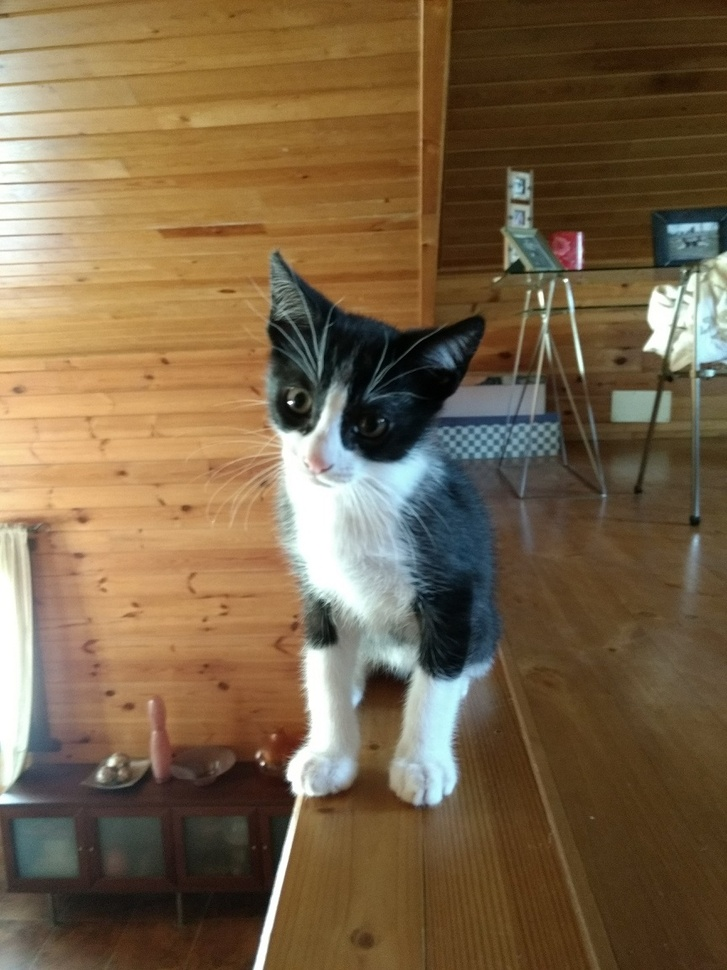
#> input picture images/cat.jpg, 727 x 970 px, shrunk from 864 x 1152 before the run
$ python ThresholdingBgr.py
#> lines starting #> are read from the running program, lines starting #| are printed output that depends on the picture; after the words box and inside, x2 and y2 are one past the last pixel; in counts of white or black regions, pixels touching at a corner belong together
import cv2
from matplotlib import pyplot as plt

def ShowImgWithMatplotlib(colorImg, title, pos):
    imgRGB=colorImg[:, :, ::-1]
    ax=plt.subplot(1, 3, pos)
    plt.imshow(imgRGB)
    plt.title(title)
    plt.axis('off')

fig=plt.figure(figsize=(12, 4))
plt.suptitle("Thresholding BGR images", fontsize=14, fontweight='bold')
fig.patch.set_facecolor('silver')
image=cv2.imread('images/cat.jpg')
#> image is the input picture: shape (970, 727, 3); mean B, G, R 71.9, 100.4, 121.7
ShowImgWithMatplotlib(image, "image", 1)

ret1, thresh1=cv2.threshold(image, 120, 255, cv2.THRESH_BINARY)
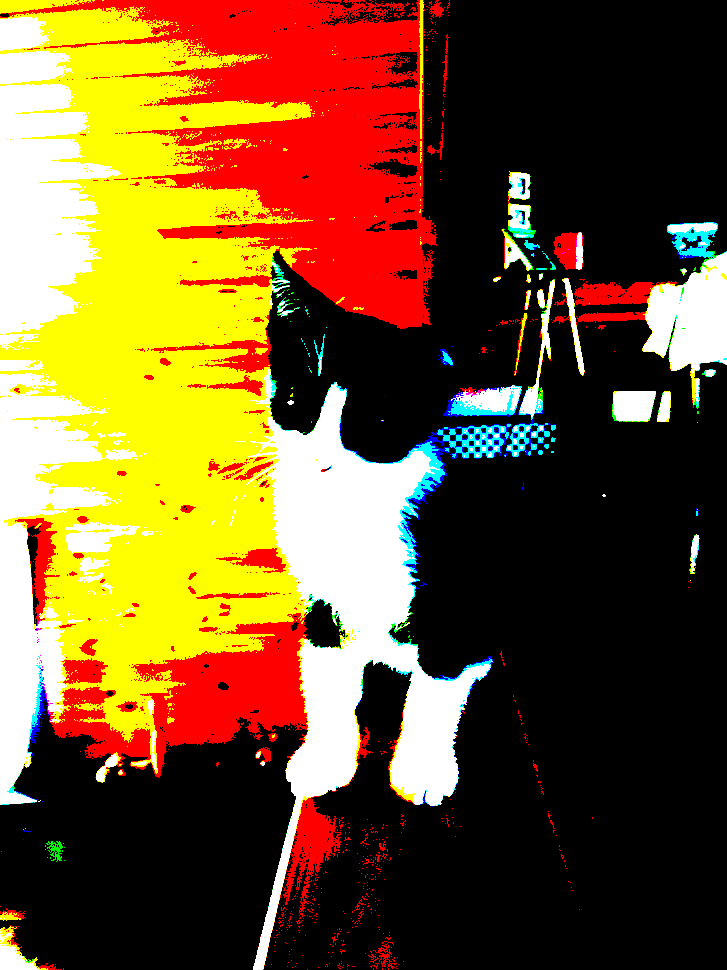
#> thresh1: shape (970, 727, 3); mean B, G, R 40.7, 83.9, 114.9
(b, g, r)=cv2.split(image)
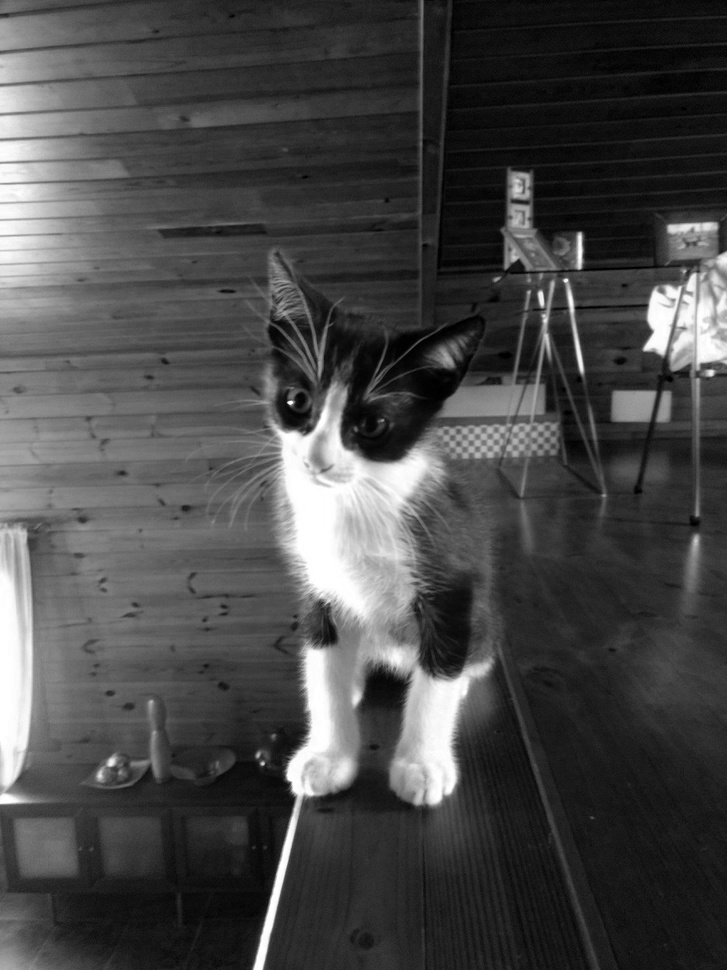
#> b: shape (970, 727); min 0, max 255, mean 71.9
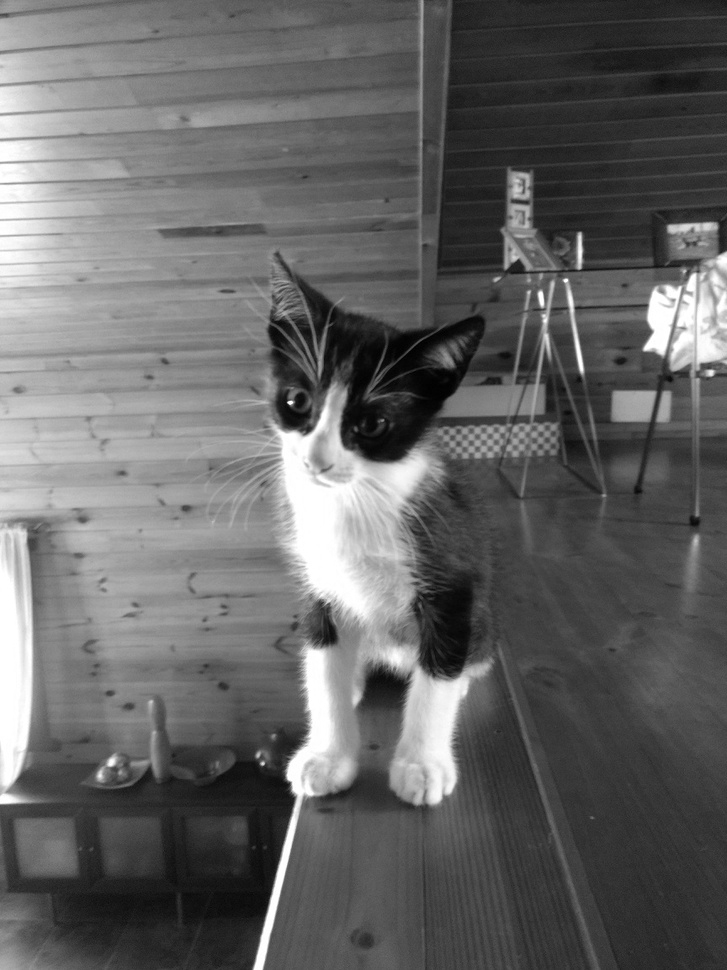
#> g: shape (970, 727); min 0, max 255, mean 100.4
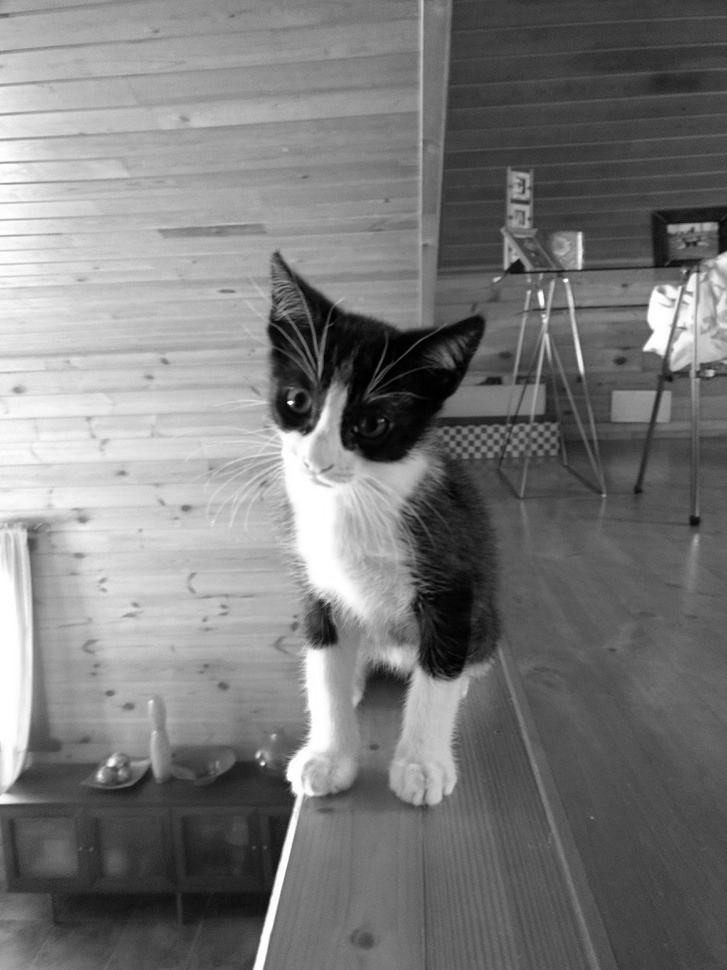
#> r: shape (970, 727); min 0, max 255, mean 121.7
ret2, thresh2=cv2.threshold(b, 120, 255, cv2.THRESH_BINARY)
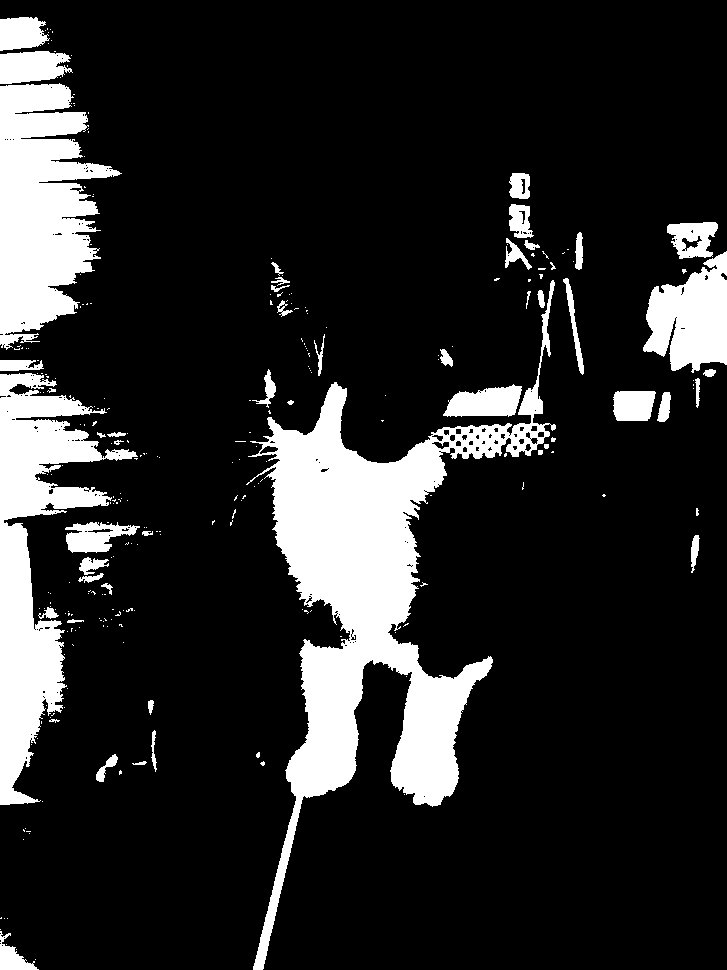
#> thresh2: shape (970, 727); 16% white; 268 white regions (218 under 20 px), largest, box (x1, y1, x2, y2) and area: (246, 280, 556, 970) 49307, (0, 373, 138, 805) 21367, (0, 83, 122, 350) 19691
ret3, thresh3=cv2.threshold(g, 120, 255, cv2.THRESH_BINARY)
#> thresh3: shape (970, 727); 32.9% white; 339 white regions (291 under 20 px), largest, box (x1, y1, x2, y2) and area: (0, 6, 493, 970) 209749, (642, 222, 727, 409) 8414, (448, 385, 522, 416) 1568
ret4, thresh4=cv2.threshold(r, 120, 255, cv2.THRESH_BINARY)
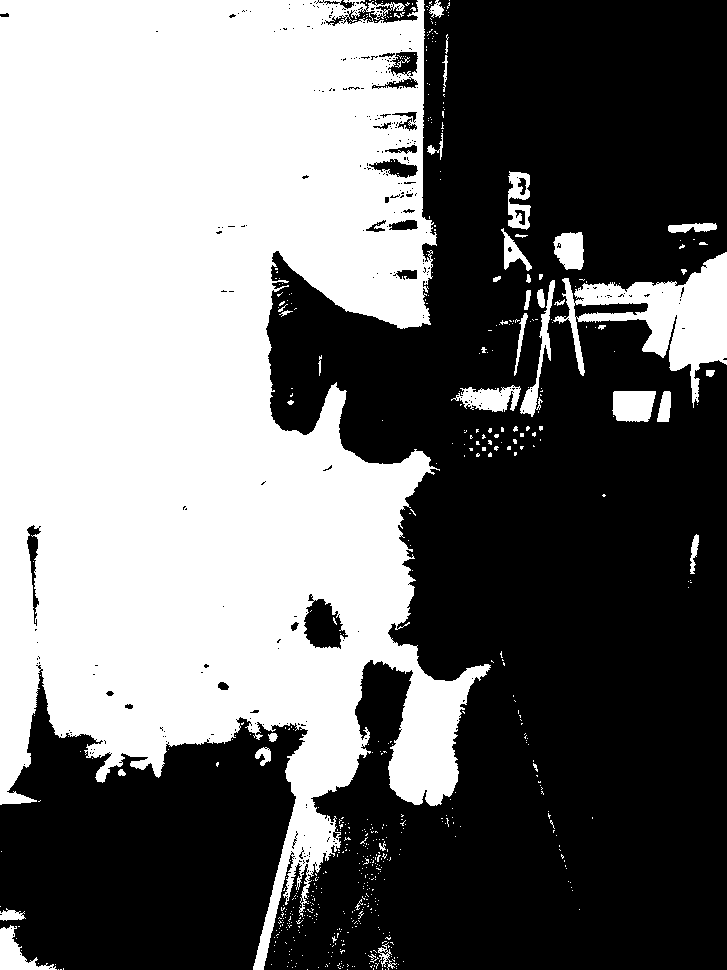
#> thresh4: shape (970, 727); 45.1% white; 622 white regions (578 under 20 px), largest, box (x1, y1, x2, y2) and area: (0, 0, 491, 970) 296945, (553, 252, 727, 408) 9729, (612, 391, 656, 422) 1187
bgrThresh=cv2.merge((thresh2, thresh3, thresh4))

ShowImgWithMatplotlib(thresh1, "threshold (120) BGR image", 2)
ShowImgWithMatplotlib(bgrThresh, "threshold (120) each channel and merge", 3)
plt.show()

$ run again, with images/skin-test-img-1.jpg copied over images/cat.jpg
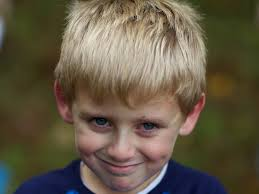
#> input picture images/skin-test-img-1.jpg, 259 x 194 px
#> image is the input picture: shape (194, 259, 3); mean B, G, R 69.2, 88.8, 99.5
#> `ret2, thresh2=cv2.threshold(b, 120, 255, cv2.THRESH_BINARY)`:
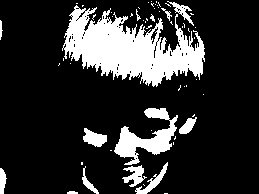
#> thresh2: shape (194, 259); 18.6% white; 59 white regions (45 under 20 px), largest, box (x1, y1, x2, y2) and area: (62, 5, 205, 87) 6201, (114, 108, 178, 165) 1450, (83, 128, 107, 147) 277
#> thresh3: shape (194, 259); 24.5% white; 38 white regions (29 under 20 px), largest, box (x1, y1, x2, y2) and area: (58, 0, 206, 94) 8570, (109, 96, 198, 165) 2294, (79, 123, 109, 148) 395
#> `ret4, thresh4=cv2.threshold(r, 120, 255, cv2.THRESH_BINARY)`:
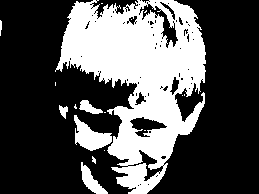
#> thresh4: shape (194, 259); 32.7% white; 17 white regions (10 under 20 px), largest, box (x1, y1, x2, y2) and area: (55, 0, 206, 194) 15077, (74, 115, 112, 151) 692, (81, 162, 108, 194) 343

$ run again, with images/skin-test-img-2.jpg copied over images/cat.jpg
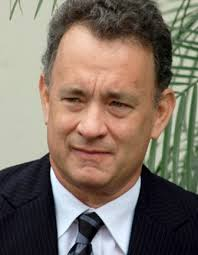
#> input picture images/skin-test-img-2.jpg, 198 x 255 px
#> image is the input picture: shape (255, 198, 3); mean B, G, R 101.3, 113.6, 126.7
#> `ret2, thresh2=cv2.threshold(b, 120, 255, cv2.THRESH_BINARY)`:
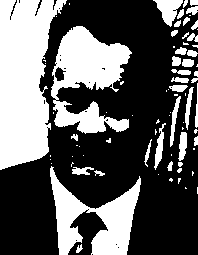
#> thresh2: shape (255, 198); 37.4% white; 79 white regions (44 under 20 px), largest, box (x1, y1, x2, y2) and area: (0, 0, 67, 170) 7783, (51, 26, 132, 134) 4672, (50, 166, 141, 255) 3611
#> thresh3: shape (255, 198); 46.9% white; 62 white regions (42 under 20 px), largest, box (x1, y1, x2, y2) and area: (0, 0, 145, 170) 15162, (50, 162, 141, 255) 3522, (150, 85, 188, 171) 978
#> `ret4, thresh4=cv2.threshold(r, 120, 255, cv2.THRESH_BINARY)`:
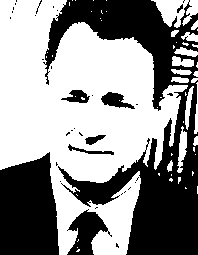
#> thresh4: shape (255, 198); 56.6% white; 36 black regions (28 under 20 px), largest, box (x1, y1, x2, y2) and area: (43, 0, 198, 255) 14929, (0, 152, 59, 255) 5097, (67, 209, 112, 255) 1020

$ run again, with images/skin-test-img-3.jpg copied over images/cat.jpg
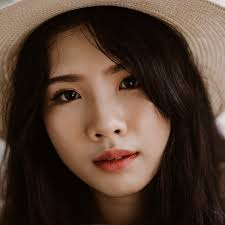
#> input picture images/skin-test-img-3.jpg, 225 x 225 px
#> image is the input picture: shape (225, 225, 3); mean B, G, R 47.6, 60.1, 80.8
#> `ret2, thresh2=cv2.threshold(b, 120, 255, cv2.THRESH_BINARY)`:
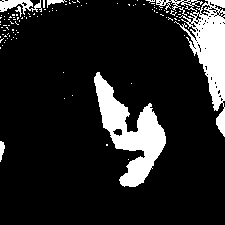
#> thresh2: shape (225, 225); 13.7% white; 106 white regions (100 under 20 px), largest, box (x1, y1, x2, y2) and area: (94, 72, 166, 187) 3321, (156, 0, 225, 137) 2855, (0, 0, 42, 15) 309, (0, 141, 5, 162) 68, (47, 0, 67, 8) 64, (15, 6, 22, 17) 28
#> thresh3: shape (225, 225); 23.9% white; 40 white regions (33 under 20 px), largest, box (x1, y1, x2, y2) and area: (59, 56, 169, 192) 5268, (125, 0, 225, 137) 4121, (0, 0, 91, 51) 1823
#> `ret4, thresh4=cv2.threshold(r, 120, 255, cv2.THRESH_BINARY)`:
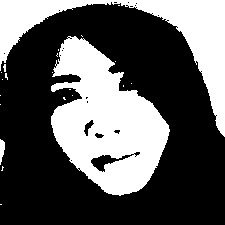
#> thresh4: shape (225, 225); 35.7% white; 22 white regions (19 under 20 px), largest, box (x1, y1, x2, y2) and area: (51, 36, 170, 196) 11036, (0, 0, 225, 137) 6876, (0, 139, 5, 165) 87
